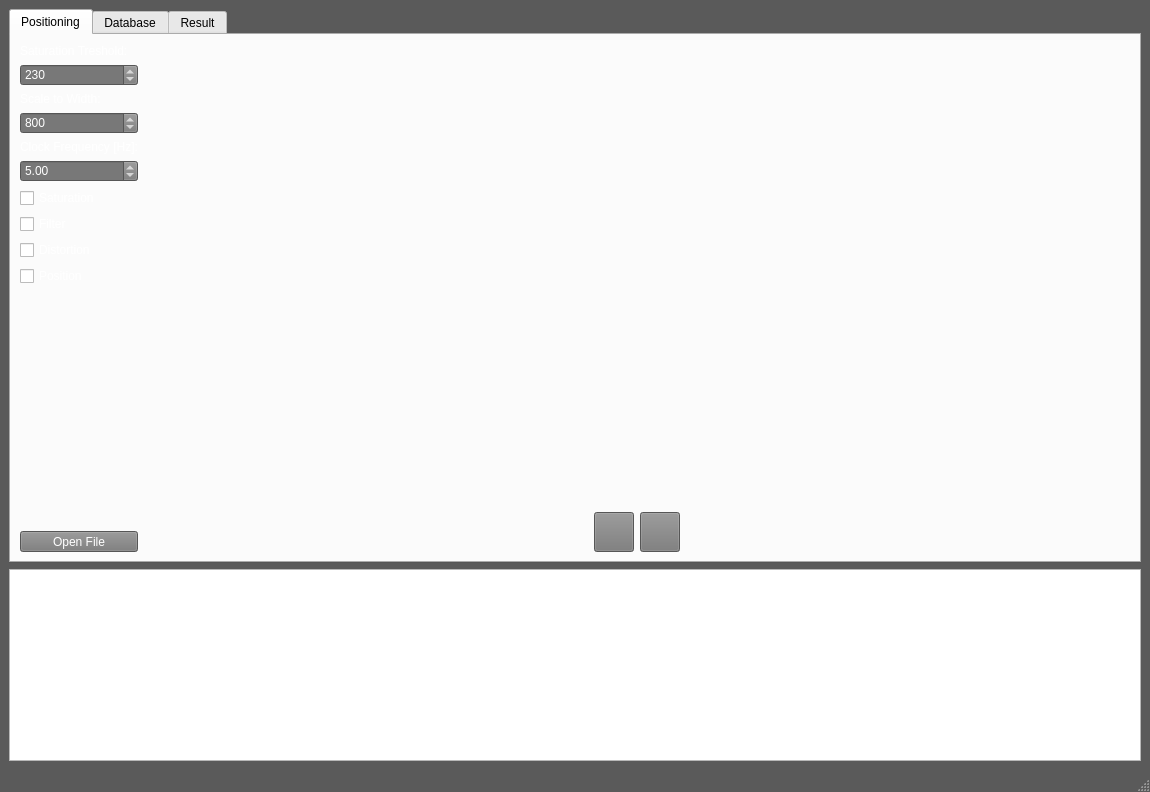
<?xml version="1.0" encoding="UTF-8"?>
<ui version="4.0">
 <class>MainWindow</class>
 <widget class="QMainWindow" name="MainWindow">
  <property name="geometry">
   <rect>
    <x>0</x>
    <y>0</y>
    <width>1150</width>
    <height>792</height>
   </rect>
  </property>
  <property name="windowTitle">
   <string>LIPS</string>
  </property>
  <property name="windowIcon">
   <iconset resource="resources.qrc">
    <normaloff>:/Figures/SoftwareIcon.png</normaloff>:/Figures/SoftwareIcon.png</iconset>
  </property>
  <property name="styleSheet">
   <string notr="true">#MainWindow{
	background-color: rgb(90, 90, 90);
}

QTabWidget{
	font: 12pt &quot;Source Code Pro&quot;;
	color: white;
}

QTextEdit{
	font: 17pt &quot;Source Code Pro&quot;;
	color: white;
	border-color: transparent;
}

QCheckBox{
	font: 12pt &quot;Source Code Pro&quot;;
	color: white;
}

QSpinBox{
	font: 12pt &quot;Source Code Pro&quot;;
	color: white;
	background-color: rgb(120, 120, 120);
}

QDoubleSpinBox{
	font: 12pt &quot;Source Code Pro&quot;;
	color: white;
	background-color: rgb(120, 120, 120);
}

QLabel{
	font: 12pt &quot;Source Code Pro&quot;;
	color: white;
}

QToolButton{
	font: 12pt &quot;Source Code Pro&quot;;
	color: white;
	background-color: rgb(120, 120, 120);
}</string>
  </property>
  <widget class="QWidget" name="centralwidget">
   <layout class="QVBoxLayout" name="verticalLayout">
    <item>
     <widget class="QTabWidget" name="tabWidget">
      <property name="currentIndex">
       <number>0</number>
      </property>
      <widget class="QWidget" name="tabPositioning">
       <attribute name="title">
        <string>Positioning</string>
       </attribute>
       <layout class="QHBoxLayout" name="horizontalLayout">
        <item>
         <layout class="QVBoxLayout" name="verticalLayout_2">
          <item>
           <widget class="QLabel" name="labelSaturation">
            <property name="text">
             <string>Saturation Treshold:</string>
            </property>
           </widget>
          </item>
          <item>
           <widget class="QSpinBox" name="spinSaturation">
            <property name="minimum">
             <number>1</number>
            </property>
            <property name="maximum">
             <number>255</number>
            </property>
            <property name="value">
             <number>230</number>
            </property>
           </widget>
          </item>
          <item>
           <widget class="QLabel" name="labelScale">
            <property name="text">
             <string>Scale to Width:</string>
            </property>
           </widget>
          </item>
          <item>
           <widget class="QSpinBox" name="spinScale">
            <property name="minimum">
             <number>10</number>
            </property>
            <property name="maximum">
             <number>4000</number>
            </property>
            <property name="value">
             <number>800</number>
            </property>
           </widget>
          </item>
          <item>
           <widget class="QLabel" name="labelFrequency">
            <property name="text">
             <string>Clock Frequency [Hz]:</string>
            </property>
           </widget>
          </item>
          <item>
           <widget class="QDoubleSpinBox" name="spinClock">
            <property name="minimum">
             <double>1.000000000000000</double>
            </property>
            <property name="maximum">
             <double>100.000000000000000</double>
            </property>
            <property name="value">
             <double>5.000000000000000</double>
            </property>
           </widget>
          </item>
          <item>
           <widget class="QCheckBox" name="checkSaturation">
            <property name="text">
             <string>Saturation</string>
            </property>
           </widget>
          </item>
          <item>
           <widget class="QCheckBox" name="checkFilter">
            <property name="text">
             <string>Filter</string>
            </property>
           </widget>
          </item>
          <item>
           <widget class="QCheckBox" name="checkDistortion">
            <property name="text">
             <string>Distortion</string>
            </property>
           </widget>
          </item>
          <item>
           <widget class="QCheckBox" name="checkPosition">
            <property name="text">
             <string>Position</string>
            </property>
           </widget>
          </item>
          <item>
           <spacer name="verticalSpacer">
            <property name="orientation">
             <enum>Qt::Orientation::Vertical</enum>
            </property>
            <property name="sizeHint" stdset="0">
             <size>
              <width>20</width>
              <height>40</height>
             </size>
            </property>
           </spacer>
          </item>
          <item>
           <widget class="QToolButton" name="buttonOpenFile">
            <property name="sizePolicy">
             <sizepolicy hsizetype="Preferred" vsizetype="Preferred">
              <horstretch>0</horstretch>
              <verstretch>0</verstretch>
             </sizepolicy>
            </property>
            <property name="text">
             <string>Open File</string>
            </property>
           </widget>
          </item>
         </layout>
        </item>
        <item>
         <layout class="QVBoxLayout" name="verticalLayout_3">
          <item>
           <widget class="QLabel" name="labelImage">
            <property name="sizePolicy">
             <sizepolicy hsizetype="Expanding" vsizetype="Expanding">
              <horstretch>0</horstretch>
              <verstretch>0</verstretch>
             </sizepolicy>
            </property>
            <property name="text">
             <string/>
            </property>
            <property name="alignment">
             <set>Qt::AlignmentFlag::AlignCenter</set>
            </property>
           </widget>
          </item>
          <item>
           <layout class="QHBoxLayout" name="horizontalLayout_2">
            <item>
             <spacer name="horizontalSpacer">
              <property name="orientation">
               <enum>Qt::Orientation::Horizontal</enum>
              </property>
              <property name="sizeHint" stdset="0">
               <size>
                <width>40</width>
                <height>20</height>
               </size>
              </property>
             </spacer>
            </item>
            <item>
             <widget class="QToolButton" name="buttonStop">
              <property name="minimumSize">
               <size>
                <width>40</width>
                <height>40</height>
               </size>
              </property>
              <property name="maximumSize">
               <size>
                <width>40</width>
                <height>40</height>
               </size>
              </property>
              <property name="text">
               <string/>
              </property>
              <property name="icon">
               <iconset resource="resources.qrc">
                <normaloff>:/Figures/Stop.png</normaloff>:/Figures/Stop.png</iconset>
              </property>
              <property name="iconSize">
               <size>
                <width>25</width>
                <height>25</height>
               </size>
              </property>
              <property name="toolButtonStyle">
               <enum>Qt::ToolButtonStyle::ToolButtonIconOnly</enum>
              </property>
             </widget>
            </item>
            <item>
             <widget class="QToolButton" name="buttonPlay">
              <property name="minimumSize">
               <size>
                <width>40</width>
                <height>40</height>
               </size>
              </property>
              <property name="maximumSize">
               <size>
                <width>40</width>
                <height>40</height>
               </size>
              </property>
              <property name="text">
               <string/>
              </property>
              <property name="icon">
               <iconset resource="resources.qrc">
                <normaloff>:/Figures/Play.png</normaloff>:/Figures/Play.png</iconset>
              </property>
              <property name="iconSize">
               <size>
                <width>30</width>
                <height>30</height>
               </size>
              </property>
             </widget>
            </item>
            <item>
             <spacer name="horizontalSpacer_2">
              <property name="orientation">
               <enum>Qt::Orientation::Horizontal</enum>
              </property>
              <property name="sizeHint" stdset="0">
               <size>
                <width>40</width>
                <height>20</height>
               </size>
              </property>
             </spacer>
            </item>
           </layout>
          </item>
         </layout>
        </item>
       </layout>
      </widget>
      <widget class="QWidget" name="tabDatabase">
       <attribute name="title">
        <string>Database</string>
       </attribute>
      </widget>
      <widget class="QWidget" name="tabResult">
       <attribute name="title">
        <string>Result</string>
       </attribute>
      </widget>
     </widget>
    </item>
    <item>
     <widget class="QTextEdit" name="textConsole">
      <property name="sizePolicy">
       <sizepolicy hsizetype="Expanding" vsizetype="Preferred">
        <horstretch>0</horstretch>
        <verstretch>0</verstretch>
       </sizepolicy>
      </property>
      <property name="focusPolicy">
       <enum>Qt::FocusPolicy::ClickFocus</enum>
      </property>
      <property name="readOnly">
       <bool>true</bool>
      </property>
      <property name="placeholderText">
       <string>Console...</string>
      </property>
     </widget>
    </item>
   </layout>
  </widget>
  <widget class="QMenuBar" name="menubar">
   <property name="geometry">
    <rect>
     <x>0</x>
     <y>0</y>
     <width>1150</width>
     <height>25</height>
    </rect>
   </property>
  </widget>
  <widget class="QStatusBar" name="statusbar"/>
 </widget>
 <resources>
  <include location="resources.qrc"/>
 </resources>
 <connections/>
</ui>
